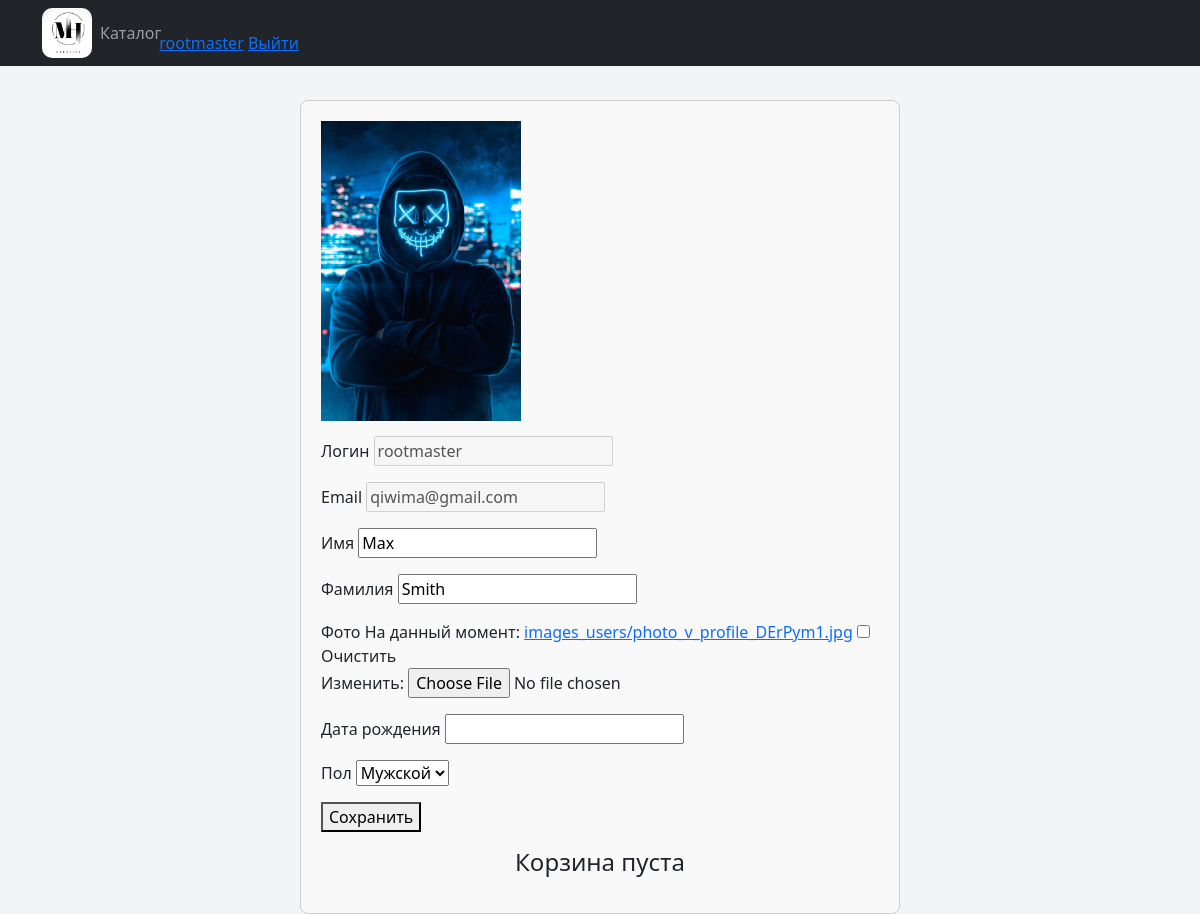
Before: /users/profile/ (signed in) with the older database file.
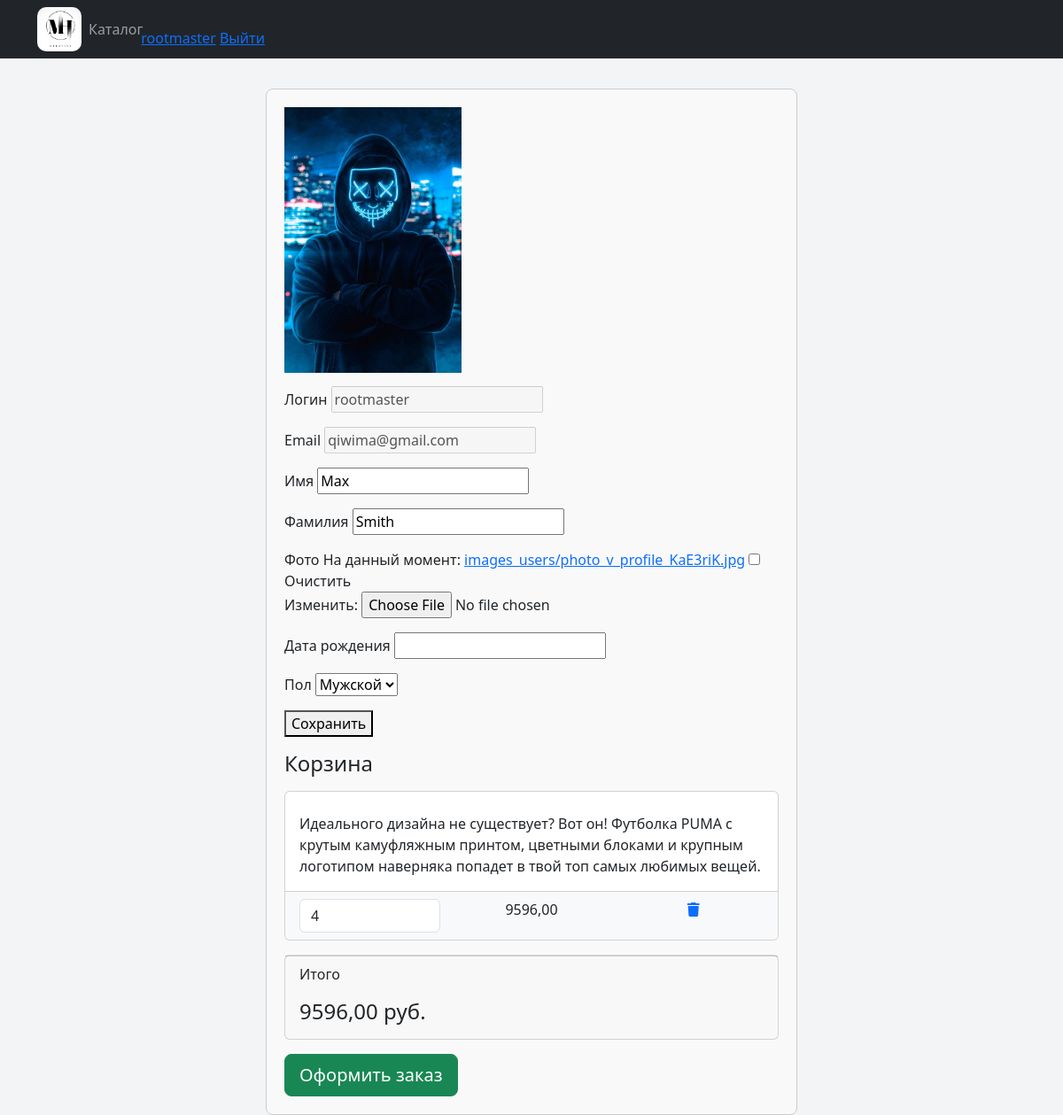
After: the same page with the newer database file.
### users/models.py (models this page shows)
class User(AbstractUser):
    class GenderChoice(models.IntegerChoices):
        male = 0, 'Мужской'
        female = 1, 'Женский'
    image = models.ImageField(upload_to='images_users', null=True, blank=True, verbose_name='Фото')
    date_birth = models.DateTimeField(blank=True, null=True, verbose_name='Дата рождения')
    gender = models.IntegerField(choices=GenderChoice.choices, null=True,verbose_name = 'Пол')

### products/models.py (models this page shows, shortened)
class BasketUser(models.Model):
    product = models.ForeignKey(to=Products, on_delete=models.CASCADE)
    user = models.ForeignKey(to=User, on_delete=models.CASCADE)
    quantity = models.PositiveSmallIntegerField(default=0)
    create_time = models.DateTimeField(auto_now_add=True)
    objects = BasketQuerrySet.as_manager()
    def sum(self):
        return self.product.price * self.quantity

class Products(models.Model):
    title = models.CharField(max_length=256, unique=True, verbose_name='Название')
    description = models.TextField(null=True, blank=True, verbose_name='Описание')
    price = models.DecimalField(max_digits=10, decimal_places=2, verbose_name='Цена')
    slug = models.SlugField(max_length=255,  default='', unique=True, db_index=True)
    count = models.PositiveIntegerField(default=0, verbose_name='Колличество')
    image = models.ImageField(upload_to='product_images', blank=True, null=True, verbose_name='Изображение')
    time_create = models.DateTimeField(auto_now_add=True, verbose_name='Время добавления')
    category = models.ForeignKey('Category', on_delete=models.SET_NULL, null=True, blank=True, related_name='product',
                                 verbose_name='Категория')
    class Meta:
        verbose_name = 'Продукт'
        verbose_name_plural = 'Продукты'
        ordering = ['-time_create']

### users/views.py (the view)
# urls.py: path('profile/', views.Profile.as_view(), name='profile_user'),
class Profile( LoginRequiredMixin,UpdateView):
    form_class = ProfileForm
    template_name = 'users/profile_user.html'
    extra_context = {'title': 'Профиль'}
    def get_object(self, queryset=None):
        return self.request.user
    def get_context_data(self, **kwargs):
        context = super().get_context_data(**kwargs)
        context['baskets'] = BasketUser.objects.filter(user=self.request.user)
        return context

### users/forms.py
class ProfileForm(forms.ModelForm):
    username = forms.CharField(label='Логин', widget=forms.TextInput(attrs={'class': 'form-input'}), disabled=True)
    email = forms.CharField(label='Email', widget=forms.TextInput(attrs={'class': 'form-input'}), disabled=True)
    class Meta:
        model = get_user_model()
        fields = ['username', 'email', 'first_name', 'last_name', 'image', 'date_birth', 'gender' ]
        labels = {
            'username': 'nickname',
            'first_name': 'Имя',
            'last_name': 'Фамилия',
            'email': 'e-mail',
        }
        widgets = {
            'first_name': forms.TextInput(attrs={'class': 'form-input'}),
            'last_name': forms.TextInput(attrs={'class': 'form-input'}),
        }

### products/models.py (called while the page is built)
    def total_sum(self):
        return sum(basket.sum() for basket in self)

### users/templates/users/profile_user.html (shortened to what this page needs)
{% extends 'base.html' %}
{% block content %}
<div class="form_user_profil">
  <form method="POST" enctype="multipart/form-data">
      {% if user.image %}
      <img class="image_profile" src="{{ user.image.url }}" >
    <br>
      {% else %}
      <img class="image_profile" src="/media/users/default_photo.jpg">
      {% endif %}
    {% for line in form %}
        <p><label for="{{ f.id_for_label }}">{{ line.label  }}</label> {{ line }} </p>
    {% endfor %}
    <p><button type="submit">Сохранить</button></p>
  </form>
  {% include 'users/basket.html' %}
</div>
{% endblock %}

### templates/base.html (shortened to what this page needs)
{% load static %}
<!DOCTYPE html>
<html lang="en">
<head>
    <link type="text/css" rel="stylesheet" href="https://cdn.jsdelivr.net/npm/bootstrap@5.3.3/dist/css/bootstrap.min.css">
    <link type="text/css" rel="stylesheet" href="{% static 'products/css/style.css' %}">
</head>
<body style="background-color:#f3f4f6;">
<div class="navbar navbar-expand-lg navbar-dark bg-dark fixed-top">
    <div class="container">
        <div class="collapse navbar-collapse" id="navbarResponsive">
            <a href="{% url 'products:index' %}"><img class="background" src="{% static 'products/images/logo.jpg' %}"  width="auto" alt=""></a>
            <ul class="navbar-nav mr-auto">
                <li class="nav-item">
                    <a class="nav-link" href="{% url 'products:products' %}">Каталог  </a>
                </li>
            </ul>
            <ul class="navbar-nav ml-auto">
                {% if user.is_authenticated %}
                <li class="nav-item container_user knob_login"><a href="{% url 'users:profile_user' %}">{{ user.username }}</a>
                    <a class="knob_login" href="{% url 'users:logout' %}">Выйти</a>
                </li>
                {% else %}
                <li class="nav-item knob_login">
                    <a class="knob_login" href="{% url 'users:login' %}">Войти</a> | <a class="knob_login" href="{% url 'users:sign_up' %}">Зарегестрироваться</a>
                </li>
                {% endif %}
            </ul>
        </div>
    </div>
</div>
{% block content %} {% endblock %}
</body>
</html>

### users/templates/users/basket.html (shortened to what this page needs)
{% if baskets %}
<link rel="stylesheet" href="https://cdnjs.cloudflare.com/ajax/libs/font-awesome/6.0.0-beta3/css/all.min.css">
    <h4 class="mt-3 mb-3 d-flex justify-content-between align-items-center mb-3">
        Корзина
    </h4>
    {% for basket in baskets %}
        <div class="card mb-3">
        <div class="card-body">
            <p class="card-text">{{ basket.product.description }}</p>
        </div>
        <ul class="list-group list-group-flush">
            <li class="list-group-item bg-light">
                <div class="row text-center">
                    <div class="col-lg-4">
                        <input name="basketID" type="number" class="form-control"
                               value="{{ basket.quantity }}" min="0">
                    </div>
                    <div class="col-lg-4">{{ basket.sum }}</div>
                    <div class="col-lg-4">
                        <a href="{% url 'products:basket_remove' basket.id %}">
                            <i class="fa-solid fa-trash"></i>
                        </a>
                    </div>
                </div>
            </li>
        </ul>
    </div>
    {% endfor %}
    <div class="card mb-3">
        <div class="card-footer">
            <p class="float-left">Итого</p>
            <h4 class="float-right">{{ baskets.total_sum }} руб.</h4>
        </div>
    </div>
    <a class="btn btn-success btn-lg float-right" href="../orders/order-create.html">
    Оформить заказ
</a>
{% else %}
    <h4 class="mt-3 mb-3 text-center">
        Корзина пуста
    </h4>
{% endif %}

### products/static/products/css/style.css (style rules this page uses)
.background { position: relative; width: 50px; height: 50px; border-radius: 20%; object-fit: cover; top: 0; left: 0; }
.image_profile { width: 200px; height: 300px; object-fit: cover; margin-bottom: 15px; }
.container_user { position: relative; color: #DEB887; color: LightSlateGrey; }
.knob_login { relative: absolute; right: 400px; top: 10px; right: 10px; }
.form_user_profil { max-width: 600px; margin: 0 auto; padding: 20px; border: 1px solid #ccc; border-radius: 8px; background-color: #f9f9f9; margin-top: 100px; }

Changed rows visible on the page:
added BasketUser: product.description "Идеального дизайна не существует? Вот он! Футболка PUMA с крутым камуфляжным принтом, цветными блоками и крупным логотипом наверняка попадет в твой топ самых любимых вещей.", basketID "4", sum "9596,00", total_sum "9596,00"
Other visible differences:
text no longer shown: "На данный момент: images_users/photo_v_profile_DErPym1.jpg Очистить Изменить: Корзина пуста"
text now shown: "На данный момент: images_users/photo_v_profile_KaE3riK.jpg Очистить Изменить: Корзина Итого руб. Оформить заказ"
